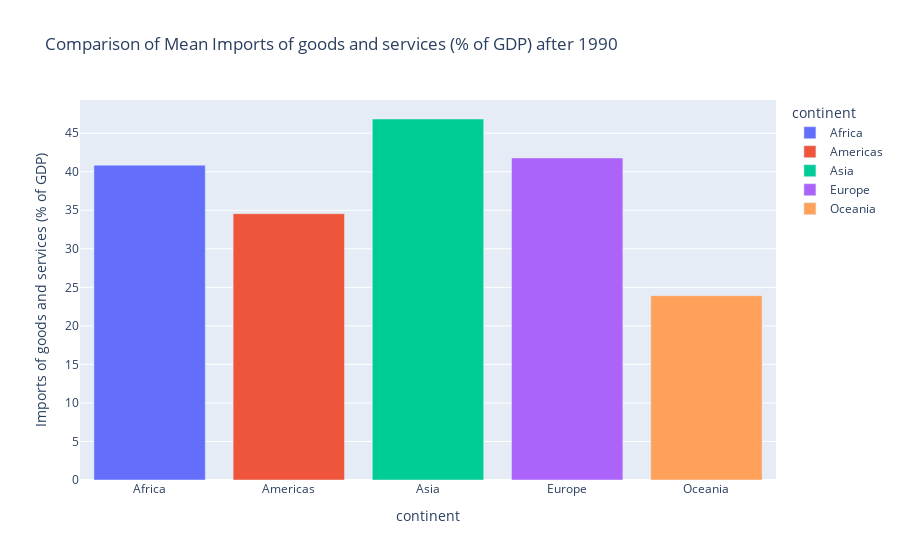

Source (notebook cell):
### Markdown cell above
Since the p-value is greater than the typical significance level of **0.05**, we fail to reject the null hypothesis. So based on the statistical analysis, there is no significant difference between Europe and Asia regarding imports of goods and services in the years after 1990. </br> Let's visualize our findings by comparing the means in a standard bar chart.

### Code cell
mean_data = filtered_data.groupby('continent').mean().reset_index()
fig = px.bar(mean_data, x='continent', y='Imports of goods and services (% of GDP)', color='continent', title="Comparison of Mean Imports of goods and services (% of GDP) after 1990")
fig.show()

### Figure 1 — Plotly figure (JSON) as saved in the notebook; plotly's stock layout.template omitted (floating-point values rounded to 4 significant figures)
{"data": [{"alignmentgroup": "True", "hovertemplate": "continent=%{x}<br>Imports of goods and services (% of GDP)=%{y}<extra></extra>", "legendgroup": "Africa", "marker": {"color": "#636efa", "pattern": {"shape": ""}}, "name": "Africa", "offsetgroup": "Africa", "orientation": "v", "showlegend": true, "textposition": "auto", "type": "bar", "x": ["Africa"], "xaxis": "x", "y": [40.86], "yaxis": "y"}, {"alignmentgroup": "True", "hovertemplate": "continent=%{x}<br>Imports of goods and services (% of GDP)=%{y}<extra></extra>", "legendgroup": "Americas", "marker": {"color": "#EF553B", "pattern": {"shape": ""}}, "name": "Americas", "offsetgroup": "Americas", "orientation": "v", "showlegend": true, "textposition": "auto", "type": "bar", "x": ["Americas"], "xaxis": "x", "y": [34.56], "yaxis": "y"}, {"alignmentgroup": "True", "hovertemplate": "continent=%{x}<br>Imports of goods and services (% of GDP)=%{y}<extra></extra>", "legendgroup": "Asia", "marker": {"color": "#00cc96", "pattern": {"shape": ""}}, "name": "Asia", "offsetgroup": "Asia", "orientation": "v", "showlegend": true, "textposition": "auto", "type": "bar", "x": ["Asia"], "xaxis": "x", "y": [46.85], "yaxis": "y"}, {"alignmentgroup": "True", "hovertemplate": "continent=%{x}<br>Imports of goods and services (% of GDP)=%{y}<extra></extra>", "legendgroup": "Europe", "marker": {"color": "#ab63fa", "pattern": {"shape": ""}}, "name": "Europe", "offsetgroup": "Europe", "orientation": "v", "showlegend": true, "textposition": "auto", "type": "bar", "x": ["Europe"], "xaxis": "x", "y": [41.79], "yaxis": "y"}, {"alignmentgroup": "True", "hovertemplate": "continent=%{x}<br>Imports of goods and services (% of GDP)=%{y}<extra></extra>", "legendgroup": "Oceania", "marker": {"color": "#FFA15A", "pattern": {"shape": ""}}, "name": "Oceania", "offsetgroup": "Oceania", "orientation": "v", "showlegend": true, "textposition": "auto", "type": "bar", "x": ["Oceania"], "xaxis": "x", "y": [23.92], "yaxis": "y"}], "layout": {"barmode": "relative", "legend": {"title": {"text": "continent"}, "tracegroupgap": 0}, "title": {"text": "Comparison of Mean Imports of goods and services (% of GDP) after 1990"}, "xaxis": {"anchor": "y", "categoryarray": ["Africa", "Americas", "Asia", "Europe", "Oceania"], "categoryorder": "array", "domain": [0, 1], "title": {"text": "continent"}}, "yaxis": {"anchor": "x", "domain": [0, 1], "title": {"text": "Imports of goods and services (% of GDP)"}}}}
